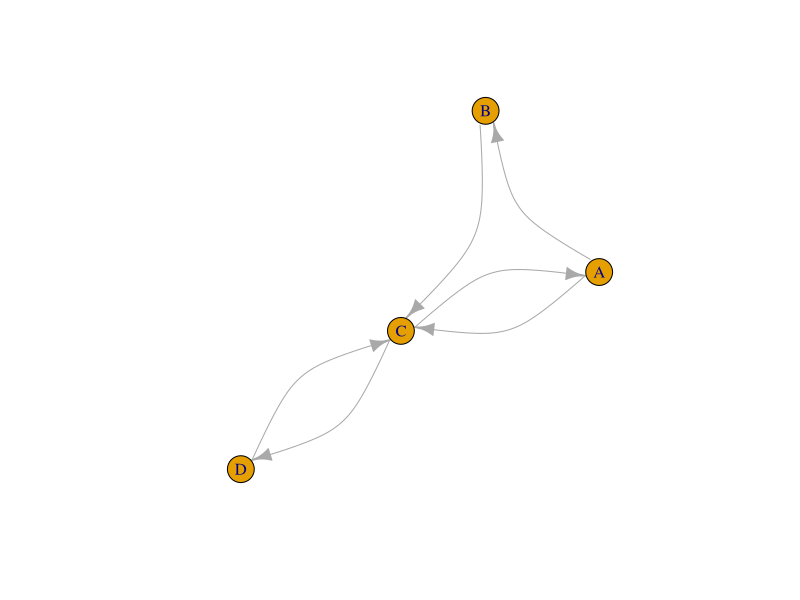
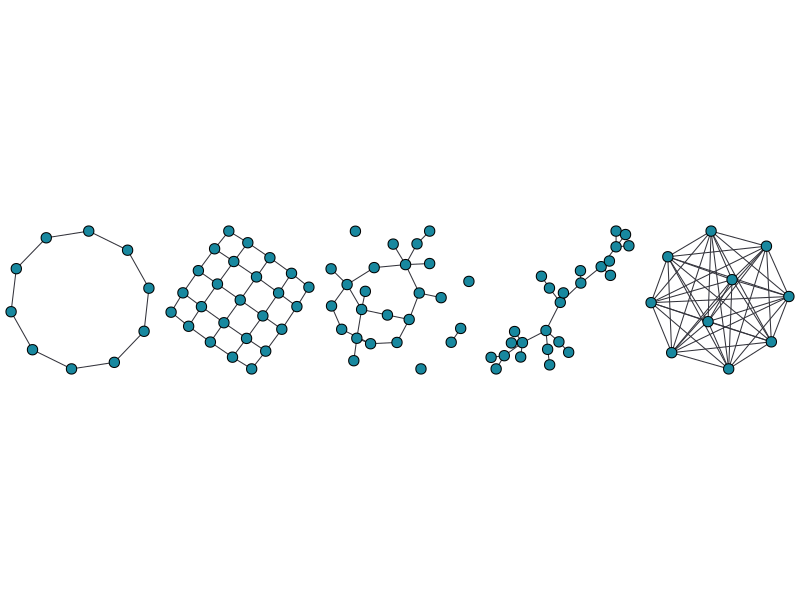
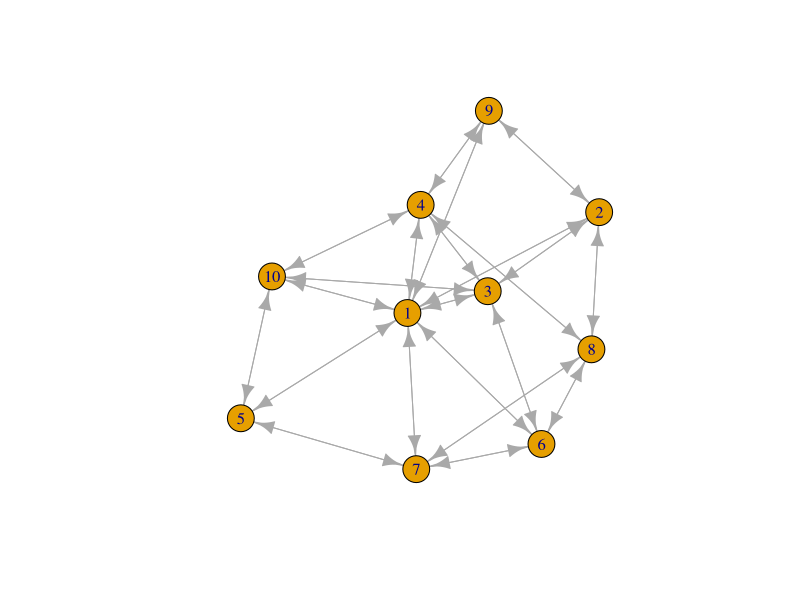
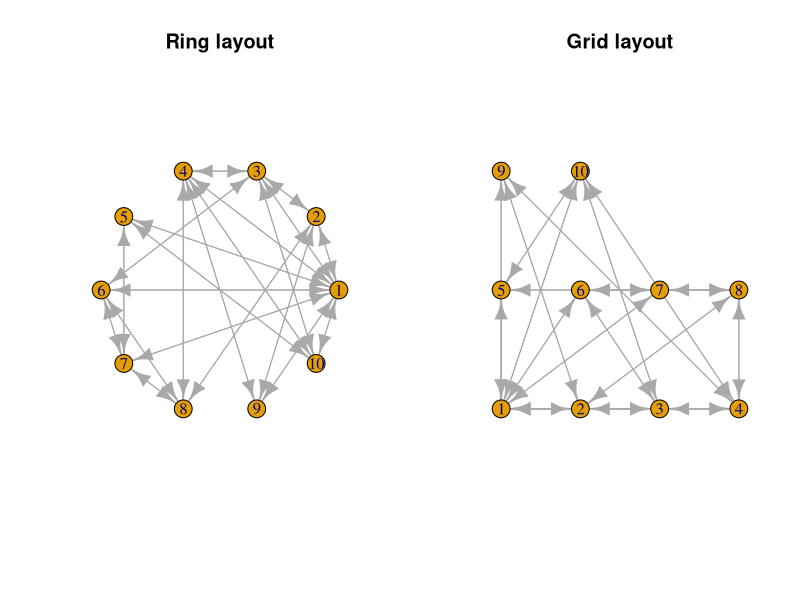
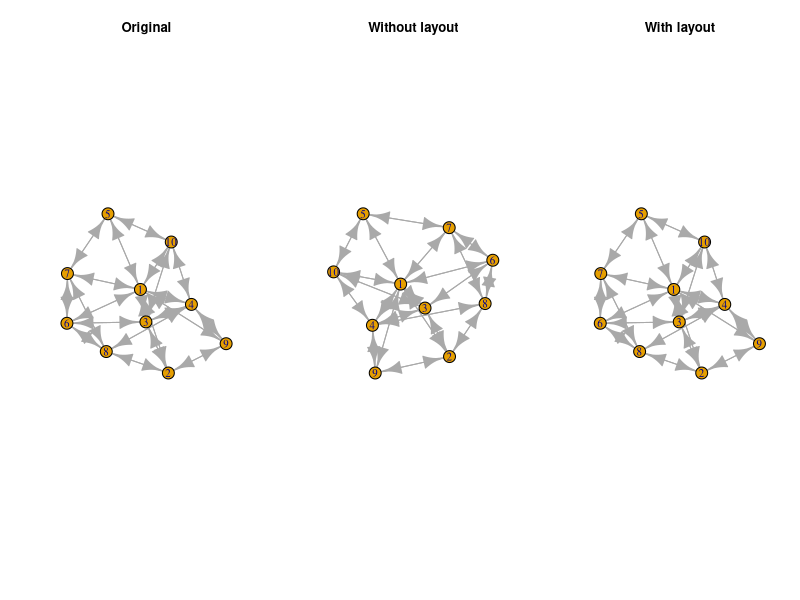
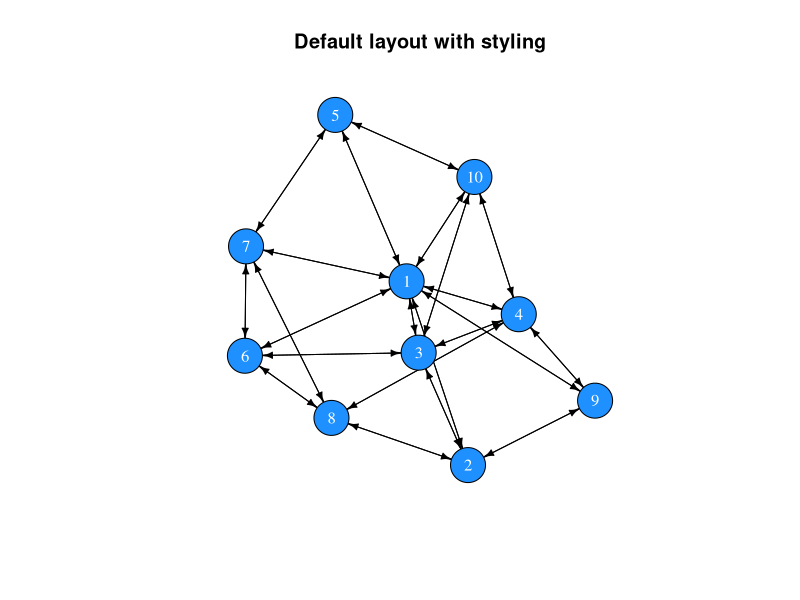
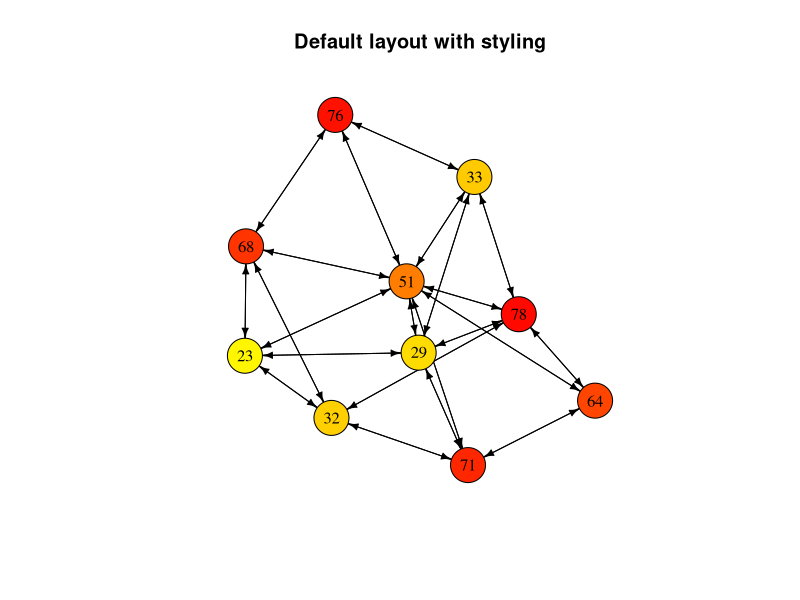
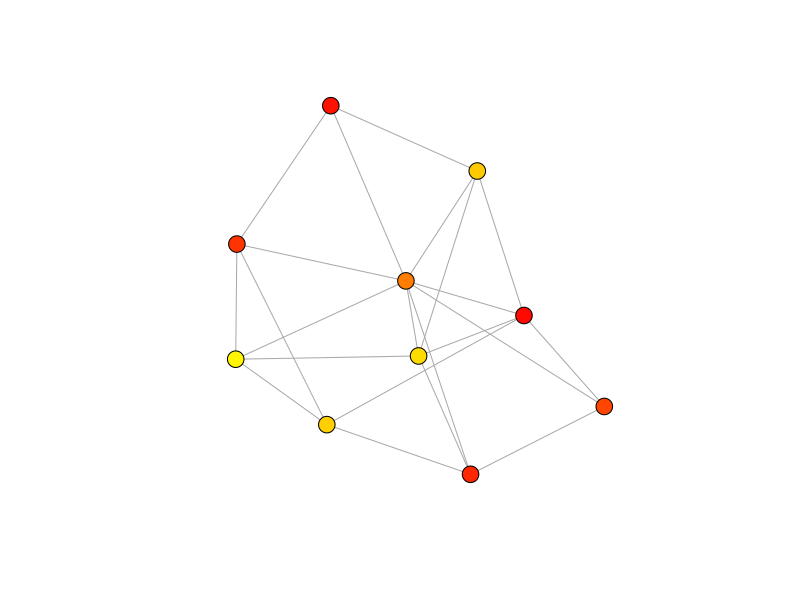

Here is the R script that generated these plots, in order:
## ---- chunk 1
library(igraph)
A <- matrix(c(0,1,1,0, 0,0,1,0, 1,0,0,1, 0,0,1,0), nrow = 4, byrow = TRUE)
row.names(A) <- c("A", "B", "C", "D")
colnames(A) <- c("A", "B", "C", "D")
net <- graph_from_adjacency_matrix(A)
plot(net, edge.curved=0.5)
## ---- chunk 2
m <- matrix(c(0,1,1,0, 0,0,1,0, 1,0,0,1, 0,0,1,0), nrow = 4, byrow = TRUE)
row.names(m) <- LETTERS[1:4]
colnames(m) <- LETTERS[1:4]
m
## ---- chunk 3
all(m[upper.tri(m)] == t(m)[upper.tri(m)])
## ---- chunk 4
isSymmetric(m)
## ---- chunk 5
# Creating a random matrix
random_matrix <- matrix(sample(x = c(0,1), size = 100, replace = T), ncol = 10)
random_matrix
# It is not symmetric
isSymmetric(random_matrix)

# Replace the upper triangle with the transposed upper triangle
random_matrix[upper.tri(random_matrix)] <- t(random_matrix)[upper.tri(random_matrix)]
random_matrix
# Now it is symmetric
isSymmetric(random_matrix)
## ---- chunk 6
library(igraph)
parbefore <- par()$mar
par(mar=c(0,0,0,0))
par(mfrow=c(1,5))
tmp <- lapply(
  list(
    make_ring(n=10),
    make_lattice(dimvector=c(5,5), nei=1, directed=F),
    erdos.renyi.game(n=25,p.or.m=.1, type="gnp", directed=F, loops=F),
    barabasi.game(n=25, power=1.1, directed=F),
    make_full_graph(n=10)
  ), plot, vertex.label=NA, vertex.color="#18889F", edge.color="#33333B", edge.width=1)
par(mfrow=c(1,1))
par(mar=parbefore)
## ---- chunk 7
create_network <- function(N, f){
  # Set up an empty adjacency matrix of size NxN
  A <- matrix(0, ncol = N, nrow = N)
  # Set up a friendship counter
  friends <- 0
  
  # We will add friendships until we reach the desired number
  while(friends < round((((N^2) - N) / 2) * f)){
    dyad <- sample(x = N, size = 2, replace = FALSE)
    i <- dyad[1]
    j <- dyad[2]
    if(A[i, j] == 0){
      A[i, j] <- A[j, i] <- 1
      friends <- friends + 1
      }
  }
  return(A)
}
## ---- chunk 8
adjm <- create_network(N = 10, f = .5)
adjm
## ---- chunk 9
library(igraph)
net <- graph_from_adjacency_matrix(adjm)
net
## ---- chunk 10
plot(net)
## ---- chunk 11
# Set the plotting environment to allow 2 plots next to each other
par(mfrow = c(1,2))
plot(net, layout = layout.circle(net), main = "Ring layout")
plot(net, layout = layout.grid(net), main = "Grid layout")
# Reset the plotting environment to a single plot
par(mfrow = c(1,1))
## ---- chunk 12
par(mfrow = c(1,3))
coords <- layout.fruchterman.reingold(net)
plot(net, layout = coords, main = "Original")
plot(net, main = "Without layout")
plot(net, layout = coords, main = "With layout")
par(mfrow = c(1,1))
## ---- chunk 13
plot(net, 
     vertex.color = "dodgerblue", 
     vertex.label.color = "white",
     vertex.size = 20,
     edge.color = "black",
     edge.width = 1,
     edge.arrow.size = 0.5,
     layout = coords,
     main = "Default layout with styling")
## ---- chunk 14
# Generate random ages
age <- sample(x = 18:80, size = vcount(net), replace = TRUE)
# Select colours
col <- heat.colors(n = 80, rev = TRUE)[age]
# Plot network with col
plot(net, 
     vertex.color = col, 
     vertex.label = age,
     vertex.label.color = "black",
     vertex.size = 20,
     edge.color = "black",
     edge.width = 1,
     edge.arrow.size = 0.5,
     layout = coords,
     main = "Default layout with styling")
## ---- chunk 15
get.vertex.attribute(net)
## ---- chunk 16
# Add an attribute called 'age' and assign the values of the age vector
V(net)$age <- age
# The same for the 'col' vector
V(net)$col <- col
# Return attributes
get.vertex.attribute(net)
# Return the network object
net
## ---- chunk 17
net <- as.undirected(net)
plot(net, 
     vertex.color = V(net)$col, 
     vertex.label = NA,
     vertex.size = 9,
     edge.width = 1,
     layout = coords,
     edge.arrow.size = 0.5)
## ---- chunk 18
# Create random strength values
strength <- runif(n = ecount(net), min = 0, max = 1)
# Assign values to edges
E(net)$weight <- strength
net
## ---- chunk 19
plot(net, 
     vertex.color = V(net)$col, 
     vertex.label = NA,
     vertex.size = 9,
     edge.width = E(net)$weight*5,
     edge.arrow.size = 0.5, 
     layout = coords)
## ---- chunk 20
V(net)
E(net)
## ---- chunk 21
get.vertex.attribute(graph = net)
get.edge.attribute(net)
## ---- chunk 22
vcount(net)
ecount(net)
## ---- chunk 23
diameter(graph = net)
## ---- chunk 24
mean_distance(graph = net)
## ---- chunk 25
edge_density(graph = net)
## ---- chunk 26
reciprocity(graph = net)
## ---- chunk 27
transitivity(graph = net)
## ---- chunk 28
# Number of edges that connected with each node
degree(graph = net)

# The mean of all degree centralities is a general measure of network connectivity
mean(degree(graph = net))
## ---- chunk 29
sort(strength(graph = net))
## ---- chunk 30
closeness(graph = net)
## ---- chunk 31
betweenness(graph = net)
## ---- chunk 32
eigen_centrality(graph = net)$vector
## ---- chunk 33
between <- betweenness(graph = net)
col <- heat.colors(n = max(between) + 1, rev = TRUE)[between + 1]
# Plot network with col
plot(net, 
     vertex.color = col, 
     vertex.label = NA,
     vertex.size = 20,
     edge.color = "black",
     edge.width = 1,
     edge.arrow.size = 0.5,
     layout = coords,
     main = "Betweenness centrality")
## ---- chunk 34
library(tidyverse)
gossip_model <- function(N, f, r_max, sim = 1){
  # Create a vector indicating possession of gossip and set one entry to TRUE
  gossip <- rep(FALSE, N)
  gossip[sample(x = N, size = 1)] <- TRUE
  # Create a network
  adjm <- create_network(N = N, f = f)
  # Create a reporting variable
  proportion <- rep(0, r_max)

  # Loop over r_max rounds
  for(r in 1:r_max){
    # In random sequence go through all individuals 
    for(i in sample(N)){
      # Select i's neighbourhood
      nei <- adjm[i,] > 0
      # Proceed if there is at least one neighbour
      if(sum(nei) > 0){
        # Choose one random neighbour, j
        j <- sampling(x = which(nei), size = 1)
        # Set i's gossip indicator to TRUE if j's indicator is TRUE
        if(gossip[j]){
          gossip[i] <- TRUE
        }
      }
    }
    # Record proportion of the population with gossip
    proportion[r] <- sum(gossip) / N
    # Increment the round counter
    r <- r + 1
  }
  # Return a tibble with simulation results
  return(tibble(time = 1:r_max, proportion = proportion, f = f, sim = sim))
}
## ---- chunk 35
sampling <- function(x, size = length(x), prob = NULL){
  if(length(x) == 1){
    return(x)
  } else {
    return(sample(x = x, size = size, prob = prob))
  }
}
## ---- chunk 36
N <- 1000
set.seed(3)
data <- lapply(X = c(1/N, 2/N, 3/N, 5/N, 8/N, 10/N), 
              FUN = function(f) gossip_model(N = N, f = f, r_max = 50))
data_bnd <- bind_rows(data)
## ---- chunk 37
ggplot(data_bnd) + 
  geom_line(aes(x = time, y = proportion, col = factor(round(f * N)))) + 
  ylab("proportion of individuals with gossip") +
  labs(col = "average number of friends") +
  theme_bw()
## ---- chunk 38
N <- 100
f <- rep(c(1/N, 2/N, 3/N, 5/N, 8/N, 10/N), each = 10)

set.seed(5)
data <- lapply(X = 1:length(f), 
              FUN = function(i) gossip_model(N = N, f = f[i], r_max = 50, sim = i))
## ---- chunk 39
data_bnd <- bind_rows(data)
ggplot(data_bnd) +
  geom_line(aes(x = time, y = proportion, col = factor(f * N), group = factor(sim))) + 
  ylab("proportion of individual with gossip") +
  labs(col = "average number of friends") +
  theme_bw()
## ---- chunk 40
data_bnd_last <- data_bnd[data_bnd$time == max(data_bnd$time), ]
ggplot(data_bnd_last) + 
  geom_boxplot(aes(x = factor(f * N), y = proportion)) + 
  xlab("average number of friends") +
  ylab("proportion of individuals with gossip") + 
  theme_bw()
## ---- chunk 41
data_bnd_time <- lapply(data, function(dat){
  tibble(dat[1,], time_to_x = which(dat[,"proportion"] >= 0.75)[1])
}) %>% bind_rows()

data_bnd_time$time_to_x[is.na(data_bnd_time$time_to_x)] <- 50

ggplot(data_bnd_time) + 
  geom_boxplot(aes(x = factor(f * N), y = time_to_x)) + 
  xlab("average number of friends") +
  ylab("time to spread to 75% of population") +
  theme_bw()
## ---- chunk 42
prop_nei_info <- seq(from = 0, to = 1, length.out = 10)
e <- c(1,2)
contagion <- tibble(
  contagion = rep(c("simple", "complex"), each = 10),
  x = rep(prop_nei_info, 2), 
  y = c(prop_nei_info^e[1], prop_nei_info^e[2]))

ggplot(contagion, aes(x = x, y = y, col = contagion)) + 
  geom_point() +
  geom_line() +
  xlab("proportion of neighbours with gossip") + 
  ylab("probability to acquire gossip") +
  theme_bw()
## ---- chunk 43
net_clust <- make_lattice(length = 10, dim = 2, circular = T, nei = 2)
## ---- chunk 44
net_rand <- rewire(graph = net_clust, with = keeping_degseq(loops = F, niter = 10^3))
## ---- chunk 45
head(degree(net_clust))
head(degree(net_rand))

transitivity(net_clust)
transitivity(net_rand)
## ---- chunk 46
gossip_model_2 <- function(net, rewire, e = 1, r_max, sim = 1){
  # Rewire network if random is set to TRUE
  if(rewire){
    net <- rewire(graph = net, with = keeping_degseq(loops = F, niter = 10^3))
  }
  # Get adjacency matrix from network
  adjm <- get.adjacency(net, sparse = F)
  # Turn adjacency matrix into boolean (TRUE / FALSE)
  adjm_bool <- adjm > 0
  # Set number of individuals based adjacency matrix
  N <- vcount(net)
  
  # Create a vector indicating possession of gossip and set one entry to TRUE
  gossip <- rep(FALSE, N)
  gossip[sample(x = N, size = 1)] <- TRUE
  
  # Create a reporting variable
  proportion <- rep(0, r_max)
  
  # Rounds
  for(r in 1:r_max){
    # In random sequence go through all individuals without gossip
    for(i in sample(N)){
      # Select i's neighbourhood (boolean)
      nei <- adjm_bool[i,]
      # Proceed if there is at least one neighbour
      if(sum(nei) > 0){
        # Simple contagion for e = 1 and complex contagion for e = 2
        if(runif(n = 1, min = 0, max = 1) <= (sum(gossip * nei) / length(nei))^e){
          gossip[i] <- TRUE
        }
      }
    }
    # Record proportion of the population with gossip
    proportion[r] <- sum(gossip) / N
    # Increment the round counter
    r <- r + 1
  }
  # Return a tibble with simulation results
  return(tibble(time = 1:r_max, 
                proportion = proportion, 
                time_to_max = which(proportion == max(proportion))[1],
                e = e,
                network = ifelse(test = rewire, yes = "random", no = "clustered"), 
                sim = sim))
}
## ---- chunk 47
set.seed(1)
res <- bind_rows(
  gossip_model_2(net = net_clust, rewire = TRUE, e = 1, r_max = 500),
  gossip_model_2(net = net_clust, rewire = FALSE, e = 1, r_max = 500),
  gossip_model_2(net = net_clust, rewire = TRUE, e = 2, r_max = 5000),
  gossip_model_2(net = net_clust, rewire = FALSE, e = 2, r_max = 5000)
  )

ggplot(res) + 
  geom_line(aes(x = time, y = proportion, col = network)) + 
  facet_wrap("e", labeller = label_both, scales = "free_x") +
  theme_bw()
